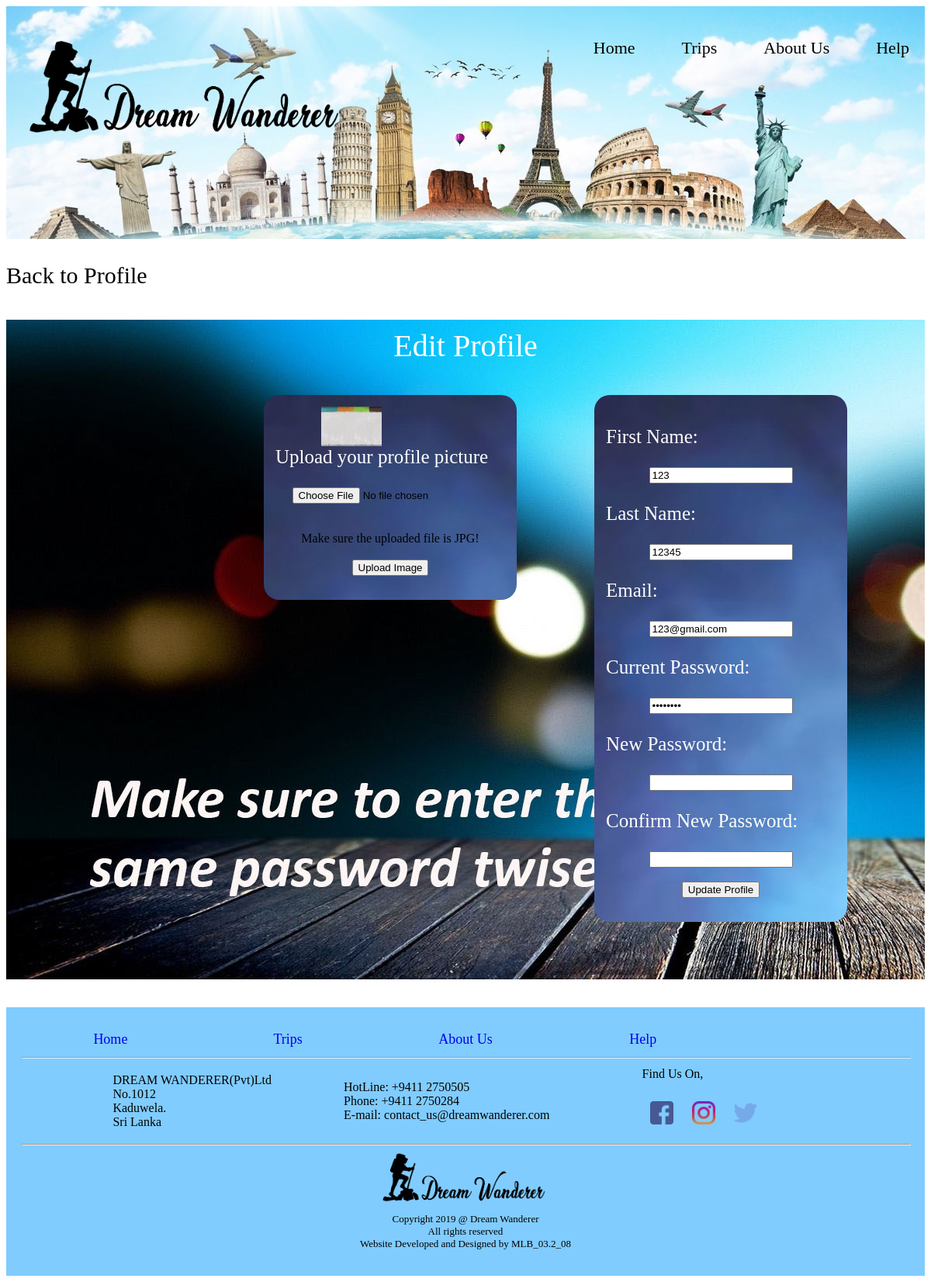
The app's page /src/editProfile.php (signed in) with its own data.
### tables this page shows
CREATE TABLE `registered_user` (
  `userId` int(11) NOT NULL,
  `fname` varchar(100) NOT NULL,
  `lname` varchar(100) NOT NULL,
  `userName` varchar(100) NOT NULL,
  `email` varchar(100) NOT NULL,
  `password` varchar(100) NOT NULL
);

CREATE TABLE `profileimg` (
  `id` int(11) NOT NULL,
  `userId` varchar(100) NOT NULL,
  `status` int(11) DEFAULT NULL
);

### src/editProfile.php (the view, shortened to what this page needs)
<?php
	include_once 'includes/config.php';
?>
<html>
<head>
	<link rel="stylesheet" type="text/css" href="styles/editProfileStyle.css">
	<link rel="stylesheet" type="text/css" href="styles/eprofileStyle.css">
</head>
<body>
	<header class="header">
		<ul class="menu">
			<li class="menu"><a href="index.html">Home</a></li>
			<li class="menu"><a href="tripnw.html">Trips</a></li>
			<li class="menu"><a href="aboutus.html">About Us</a></li>
			<li class="menu"><a href="help.html">Help</a></li>
		</ul>
		<a href="index.html"><img  class="headerlogo" src="images/logo3.png" width="418.8px" height="126.8px"></a>
	</header>
			<a href="profile.php" style="text-decoration:none;"><p  style="color:black; font-size:30px; font-family: calibri;">Back to Profile</p></a>
	<?php
		$id = $_SESSION['u_id'];
		$sql = "SELECT * FROM registered_user WHERE userId= '$id'";
		$result = $conn->query($sql);
		if($result->num_rows>0){
			while($row = $result->fetch_assoc()){
				$fname = $row["fname"];
				$lname = $row["lname"];
				$email = $row["email"];
				$cpswd = $row["password"];
				$dehash = password_verify($cpswd, $row['password']);
			}
		}
	?>
	<div class="mainForm">
		<center><p class="heading">Edit Profile</center>
		<div class="form">
			<form method="POST" action="includes/editConfig.php" onsubmit="return passwordMatch()">
				<p align="left" class="formElements">First Name:</p>
				<input type="text" name="namef" id="renamef" value=<?php echo $fname ?> pattern="[a-zA-Z0-9]{3,12}">
				<p align="left" class="formElements">Last Name:</p>
				<input type="text" name="namel" id="renamel"  value=<?php echo $lname ?> pattern="[a-zA-Z0-9]{3,12}">
				<p align="left" class="formElements">Email:</p>
				<input type="text" name="email" id="mail" value=<?php echo $email ?> pattern="[a-zA-Z0-9%_+-]+@[a-zA-Z]+\.[a-z]{2,3}">
				<p align="left" class="formElements">Current Password:</p>
				<input type="password" name="cpwd" id="pwd" value=<?php echo $dehash ?> required>
				<p align="left" class="formElements">New Password:</p>
				<input type="password" name="newpwd" id="npwd">
				<p align="left" class="formElements">Confirm New Password:</p>
				<input type="password" name="conpwd" id="confirm">
				<br><br>
				<input type="submit" value="Update Profile" id="smt">
			</form>
		</div>
			<div class="form">
				<?php
					$id = $_SESSION['u_name'];
					$sql = "SELECT * FROM profileImg WHERE userid = '$id'";
					$resultImg = mysqli_query($conn, $sql);
					while($rowImg = mysqli_fetch_assoc($resultImg)){
						echo "<div class='userImage'>";
							if($rowImg['status'] == 0){
								$id = $_SESSION['u_name'];
								echo "<img style='width:40%;' class='right' src='uploads/profile".$id.".jpg?'".mt_rand().">";
							} else {
								echo "<img src='images/user.png' style='width:40%;' class='right'>";
							}
						echo "</div>";
					}
				?>
				<form action="includes/uploadConfig.php" method="POST" enctype="multipart/form-data">
					<p align="left" class="formElements">Upload your profile picture</p>
					<input type="file" name="file">
					<br><br><br>
					Make sure the uploaded file is JPG!
					<br><br>
					<input type="submit" name="submit" value="Upload Image">
				</form>
			</div>
	</div>
	<br>
	<br>
		<footer class="clearfix" style="padding:20px; background-color: #80ccff;">
		<div>
			<a href="index.html" class="footerNav">Home</a>
			<a href="tripnw.html" class="footerNav">Trips</a>
			<a href="aboutus.html" class="footerNav">About Us</a>
			<a href="help.html" class="footerNav">Help</a>
		</div>
		<hr width="100%">
		<table style="width: 80%; font-family:calibri;" align="center">
			<tr>
				<td>
					<p>DREAM WANDERER(Pvt)Ltd <br> No.1012 <br>Kaduwela.<br> Sri Lanka</p>
				</td>
				<td>
					<p>HotLine: +9411 2750505<br>Phone: +9411 2750284<br>E-mail: contact_us@dreamwanderer.com <br>
				</td>
				<td>
					<p>Find Us On,</p>
					<div class="right">
						<a href="https://www.facebook.com/" target="blank"><img class="iconpadding" title="facebook" src="images/facebook.png" alt="Facebook" width="30px"></a>
						<a href="https://www.instagram.com/" target="blank"><img class="iconpadding" title="instagram" src="images/instagram.png" alt="Facebook" width="30px"></a>
						<a href="https://www.twitter.com/" target="blank"><img class="iconpadding" title="twitter" src="images/twitter.png" alt="Facebook" width="30px"></a>
					</div>
				</td>
			</tr>
		</table>
		<hr width="100%">
			<center><img class="footerlogo" src="images/logo3.png" width="220px"></center>
		<p class="footer">Copyright 2019 @ Dream Wanderer
			<br>All rights reserved
			<br>Website Developed and Designed by MLB_03.2_08
		</p>
	</footer>
</body>
</html>

### src/styles/editProfileStyle.css (style rules this page uses)
ul.menu { list-style-type: none; overflow: hidden; float: right; }
li.menu { color:black; float:left; padding-left: 20px; padding-top: 20px; }
li a { display : block; padding : 5px 20px; text-align : center; color : black; text-decoration : none; font-family : Times New Roman; font-size : 22px; transition: 0.6s ease; }
.header { background-image: url("../images/header12.jpg"); background-size: cover; width: 100%; height: 300px; background-position : center; background-repeat: no-repeat; }
.headerlogo { padding-top:40px; padding-left:20px; }
div.mainForm { width: 100%; height: 850px; background-image:url("../images/backMaineE.jpg"); background-repeat: no-repeat; }
div.form { float: right; background-image:url("../images/back.jpg"); margin-right: 100px; padding: 15px; border-radius: 20px; width: 25%; text-align: center; }
p.heading { font-family: calibri; font-size: 40px; padding-top: 10px; color: white; }
p.formElements { font-family: calibri; font-size: 25px; color: white; }
.footerlogo { padding-right:5px; }
p.footer { text-align: center; width: 100%; font-size: small; }
.footerNav { float: left; padding: 1% 5%; width: 10%; text-align: center; text-decoration: none; transition: 0.6s; font-size: 18px; }
.iconpadding { padding:10px; }

### src/styles/eprofileStyle.css (style rules this page uses)
.right { float: auto; }
div.userImage { float: right; padding-right: 100px; }

### records on screen
registered_user: namef "123", namel "12345", email "123@gmail.com"
profileimg: status 0 (drawn)
